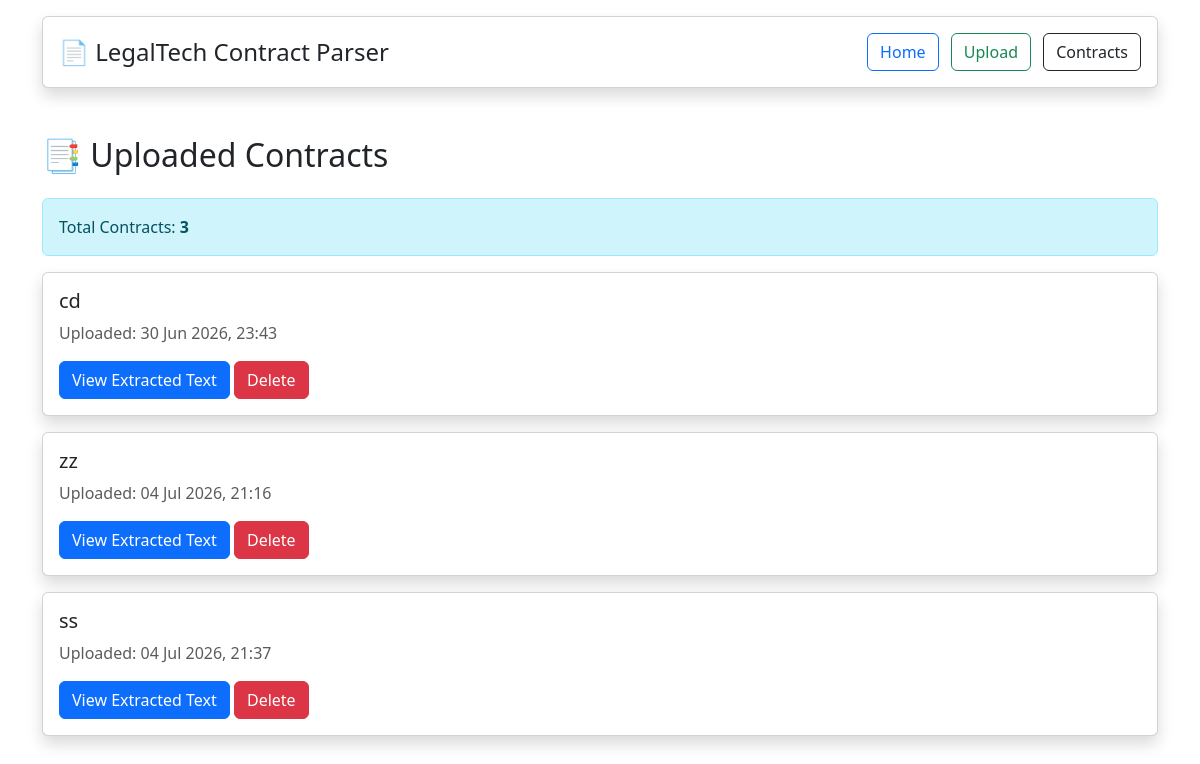
The page /contracts/ on the database as committed earlier.
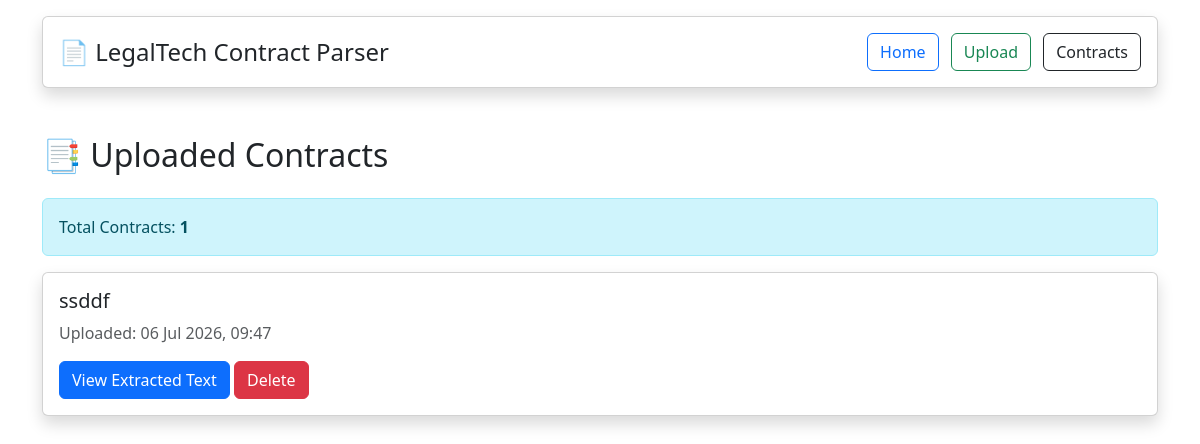
The same page on the database as committed later.
### contracts/models.py (models this page shows, shortened)
class Contract(models.Model):
    title = models.CharField(max_length=255)
    uploaded_file = models.FileField(upload_to='contracts/')
    extracted_text = models.TextField(blank=True)
    uploaded_at = models.DateTimeField(auto_now_add=True)

### contracts/views.py (the view)
def contract_list(request):
    contracts = Contract.objects.all()
    return render(
        request,
        'contracts/contract_list.html',
        {
            'contracts': contracts
        }
    )

### contracts/Templates/contracts/contract_list.html (shortened to what this page needs)
<!DOCTYPE html>
<html>
<head>
    <link href="https://cdn.jsdelivr.net/npm/bootstrap@5.3.3/dist/css/bootstrap.min.css" rel="stylesheet">
</head>
<body>
{% include 'contracts/navbar.html' %}
<div class="container mt-5">
    <h2 class="mb-4">
        📑 Uploaded Contracts
    </h2>
    <div class="alert alert-info">
        Total Contracts:
        <strong>{{ contracts.count }}</strong>
    </div>
    {% if contracts %}
        {% for contract in contracts %}
            <div class="card shadow mb-3">
                <div class="card-body">
                    <h5 class="card-title">
                        {{ contract.title }}
                    </h5>
                    <p class="text-muted">
                        Uploaded:
                        {{ contract.uploaded_at|date:"d M Y, H:i" }}
                    </p>
                    <a href="{% url 'contract_detail' contract.id %}"
                       class="btn btn-primary">
                        View Extracted Text
                    </a>
                    <a href="{% url 'delete_contract' contract.id %}"
                       class="btn btn-danger"
                       onclick="return confirm('Are you sure you want to delete this contract?');">
                        Delete
                    </a>
                </div>
            </div>
        {% endfor %}
    {% else %}
        <div class="alert alert-warning">
            No contracts uploaded yet.
        </div>
    {% endif %}
</div>
</body>
</html>

### contracts/Templates/contracts/navbar.html
<div class="container mt-3">
    <div class="card shadow">
        <div class="card-body">
            <div class="d-flex justify-content-between align-items-center">
                <h4 class="mb-0">
                    📄 LegalTech Contract Parser
                </h4>
                <div>
                    <a href="/" class="btn btn-outline-primary me-2">
                        Home
                    </a>
                    <a href="/upload/" class="btn btn-outline-success me-2">
                        Upload
                    </a>
                    <a href="/contracts/" class="btn btn-outline-dark">
                        Contracts
                    </a>
                </div>
            </div>
        </div>
    </div>
</div>

Rows that differ between the two databases and show on the page:
removed Contract: title "cd", uploaded_at "30 Jun 2026, 23:43"
removed Contract: title "zz", uploaded_at "04 Jul 2026, 21:16"
removed Contract: title "ss", uploaded_at "04 Jul 2026, 21:37"
added Contract: title "ssddf", uploaded_at "06 Jul 2026, 09:47"
Other text that changed with them:
{{ contracts.count }}: "3" → "1"
